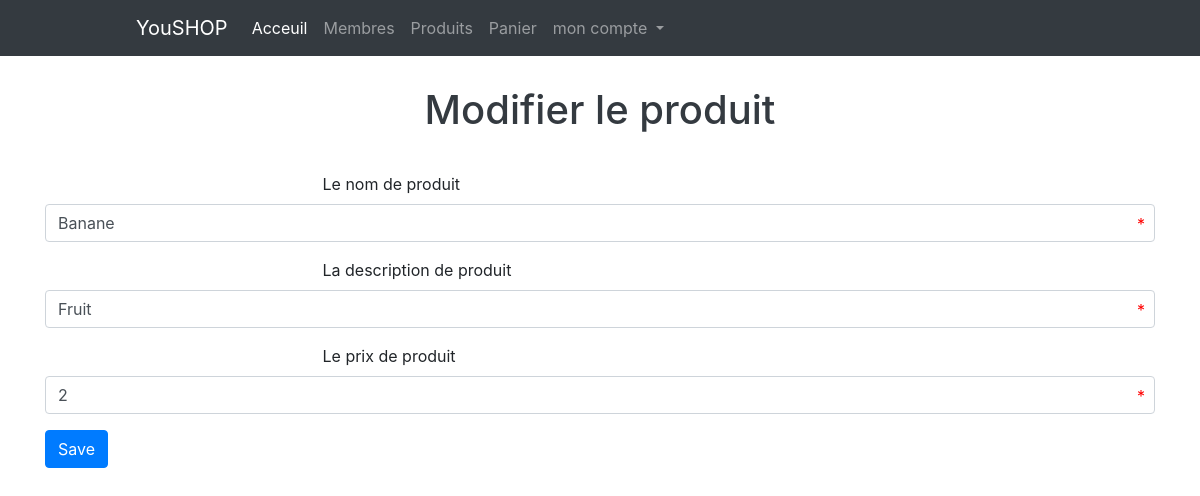
The page /manageproducts.php?do=edit&id=1 (signed in) on the database its author committed.
### tables this page shows
CREATE TABLE IF NOT EXISTS `products` (
  `id` int(11) NOT NULL AUTO_INCREMENT,
  `name` varchar(255) NOT NULL,
  `description` varchar(255) NOT NULL,
  `price` float NOT NULL,
  `date` date NOT NULL,
  PRIMARY KEY (`id`)
);

### manageproducts.php (the view, shortened to what this page needs)
<?php
if (isset($_SESSION['username'])) {
    include "init.php";
    $do = isset($_GET['do']) ? $_GET['do'] : 'manage';
    if ($do == 'manage') {
        $stmt = $db->prepare("SELECT * FROM products");
        $stmt->execute(array());
        $rows = $stmt->fetchAll();
?>
        <div class="container">
            <h1 class="text-center">Gestion des produits</h1>
            <div class="blank"></div>
            <div class="table-responsive table-center text-center">
                <table class="table table-striped">
                    <thead>
                        <tr>
                            <th scope="col">#ID</th>
                            <th scope="col">Image de produit</th>
                            <th scope="col">Nom de produit</th>
                            <th scope="col">Descripton de produit</th>
                            <th scope="col">Prix de produit</th>
                            <th scope="col">Date d`ajoute</th>
                            <th scope="col">Controle</th>
                        </tr>
                    </thead>
                    <?php
                    foreach ($rows as $row) {
                    ?>
                        <tbody>
                            <tr>
                                <th scope="row"><?php echo $row['id'] ?></th>
                                <td><img id="img_product" src="layout/images/<?php echo $row['name'] ?>.png" alt=""></td>
                                <td><?php echo $row['name'] ?></td>
                                <td><?php echo $row['description'] ?></td>
                                <td><?php echo $row['price'] ?> DH</td>
                                <td><?php echo $row['date'] ?></td>
                                <td>
                                    <a href="?do=edit&id=<?php echo $row['id'] ?>" class="btn btn-success"><i class="fas fa-edit"></i></a>
                                    <a href="?do=delete&id=<?php echo $row['id'] ?>" class="btn btn-danger confirm"><i class="fas fa-trash"></i></a>
                                </td>
                            </tr>
                        </tbody>
                        <?php } ?>
                </table>
            </div>
            <a href="?do=add" class="btn btn-primary"><i class="fas fa-plus"></i>Ajouter produit</a>
        </div>
        <?php
    } elseif ($do == 'edit') {
        $id = isset($_GET['id']) && is_numeric($_GET['id']) ? intval($_GET['id']) : 0;
        $stmt = $db->prepare("SELECT * FROM products WHERE id = ? LIMIT 1");
        $stmt->execute(array($id));
        $row = $stmt->fetch();
        $count = $stmt->rowCount();
        if ($count > 0) {
        ?>
            <h1 class="text-center">Modifier le produit</h1>
            <div class="blank"></div>
            <div class="container">
                <form action="?do=update" method="POST">
                    <div class="form-group">
                        <label for="formGroupExampleInput">Le nom de produit</label>
                        <input name="name" type="text" class="form-control" id="UserName" value="<?php echo $row['name'] ?>" autocomplete="off" required>
                    </div>
                    <div class="form-group">
                        <label for="formGroupExampleInput">La description de produit</label>
                        <input name="description" type="text" class="form-control" id="UserName" value="<?php echo $row['description'] ?>" autocomplete="off" required>
                    </div>
                    <div class="form-group">
                        <label for="formGroupExampleInput">Le prix de produit</label>
                        <input name="price" type="text" class="form-control" id="UserName" value="<?php echo $row['price'] ?>" autocomplete="off" required>
                    </div>
                    <div class="form-group">
                        <input type="submit" value="Save" class="btn btn-primary">
                    </div>
                </form>
            </div>
<?php
        } else {
            $errorMsg = 'Tu peut pas entrer directement dans cette page';
            redirect($errorMsg, 5);
        }
    }
    include $tplDirName . "footer.php";
} else {
    header('location: index.php');
}

### layout/css/backend.css (style rules this page uses)
.blank { height: 30px; }
h1 { color: #343a40; }
.form-group { position: relative; }
label { margin-left: 25%; }

### rows shown on the page
products: name "Banane", description "Fruit", price "2"

### other values the page prints
lang('cartPage') "Panier"
